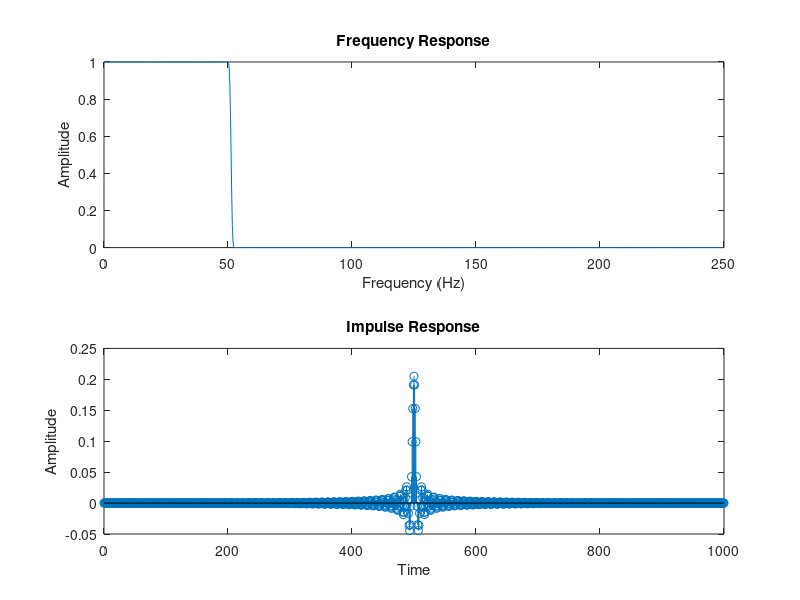

Reproduce this figure in MATLAB.
% Filter parameters
fs = 500; % Sampling rate in Hz
f_cutoff = 50; % Cutoff frequency in Hz

% Normalize frequencies
f_norm = f_cutoff / (fs / 2);

% Create the lowpass filter using remez
h = remez(1000, [0 f_norm f_norm+0.01 1], [1 1 0 0]);

% Compute frequency response
[H, w] = freqz(h, 1, 1024);
H_normalized = abs(H) / max(abs(H));

% Plot frequency response
subplot(2, 1, 1);
plot(w * (fs / (2 * pi)), H_normalized);
title('Frequency Response');
xlabel('Frequency (Hz)');
ylabel('Amplitude');

% Plot the impulse response
subplot(2, 1, 2);
n = 0:length(h)-1;
stem(n, h);
title('Impulse Response');
xlabel('Time');
ylabel('Amplitude');